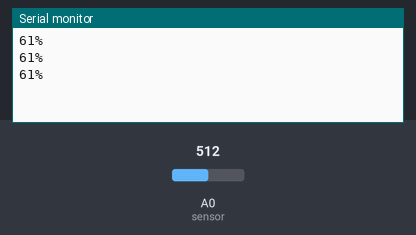
Simulated run of this sketch. Board: Arduino Uno, built with avr-gcc and run on an emulated ATmega328P. Parts: the last lines printed to the serial monitor. The inputs (shaded band) are chosen by the test bench; at power-on: A0 (sensor) = 512.

Above: at 1.3 s.
1.4 s: A0 (sensor) set to 716
At 1.9 s:
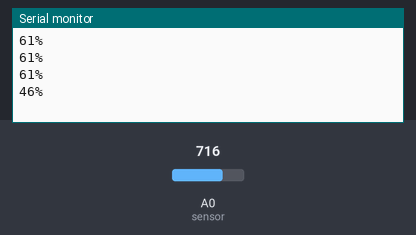
2.9 s: A0 (sensor) set to 900
At 3.4 s:
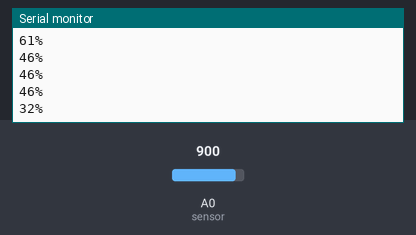
Timing chart, 0 to 5.9 s (numbered marks = the images above; inputs shaded):
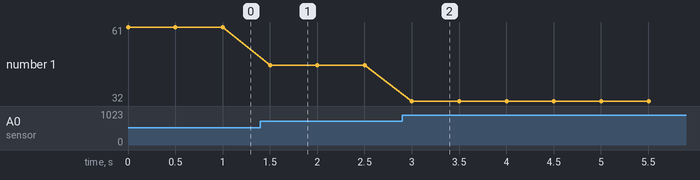

Measured:
- after the input at 1.4 s, the serial monitor: prints a new line after 0.10 s (image 1)
- after the input at 2.9 s, the serial monitor: prints a new line after 0.10 s (image 2)
- plotted number 1: 61 → 46 after the input at 1.4 s, 46 → 32 after the input at 2.9 s

The sketch:

ambient_light.ino
```cpp
void setup()
{
  Serial.begin(9600); // open serial port, set the baud rate to 9600 bps
}
const int light = 0;
const int dark =2000;
void loop()
{
      int val;
      //const int ligt = 0;
      //const int dark =1023;

      val=analogRead(A0);   //connect grayscale sensor to Analog 0
      //Serial.println((val/1023)*100);//print the value to serial
      int percent = map(val, dark, light, -50, 100);
      Serial.print(percent);
      Serial.println("%");

      delay(500);
}
```
